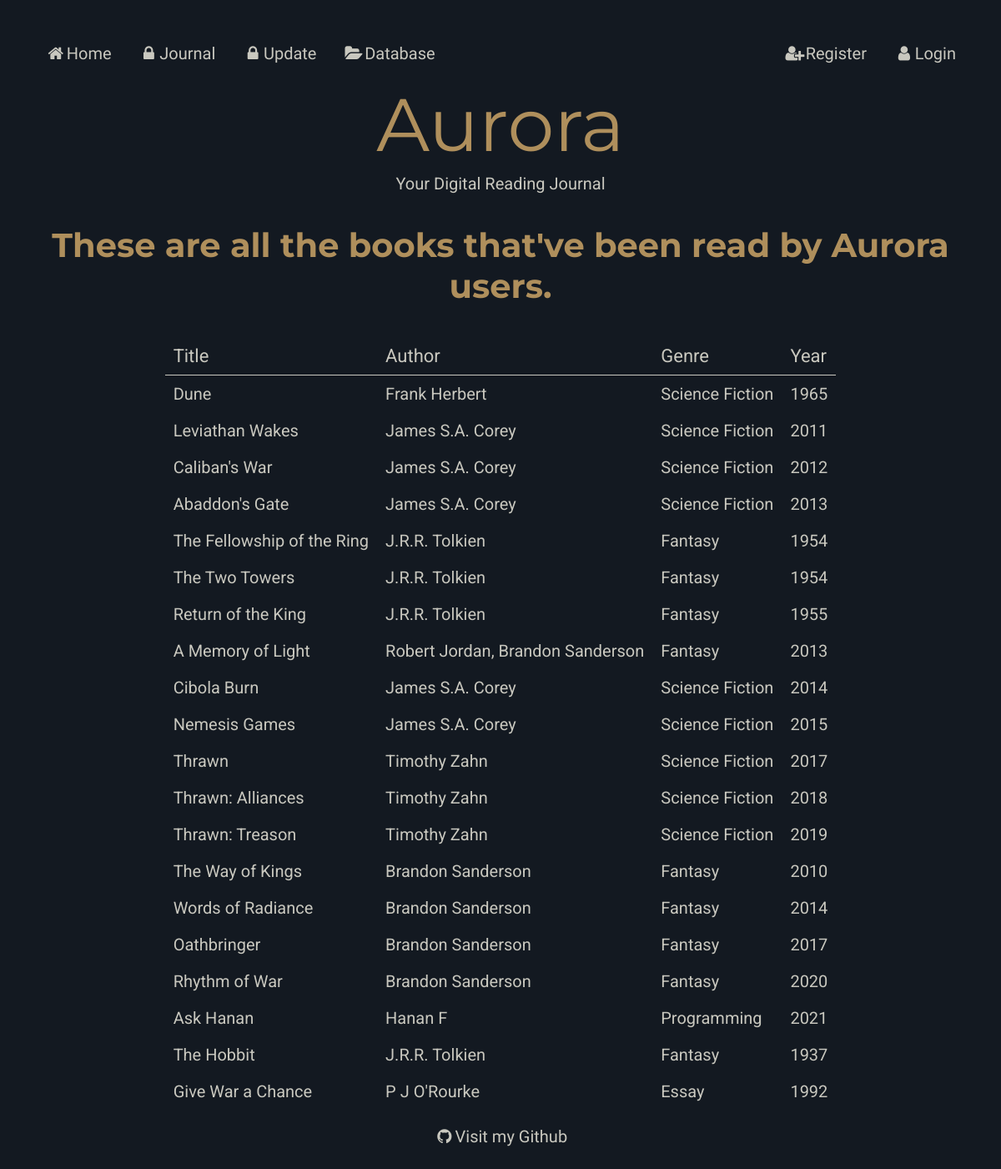
Before: /books with the older database file.
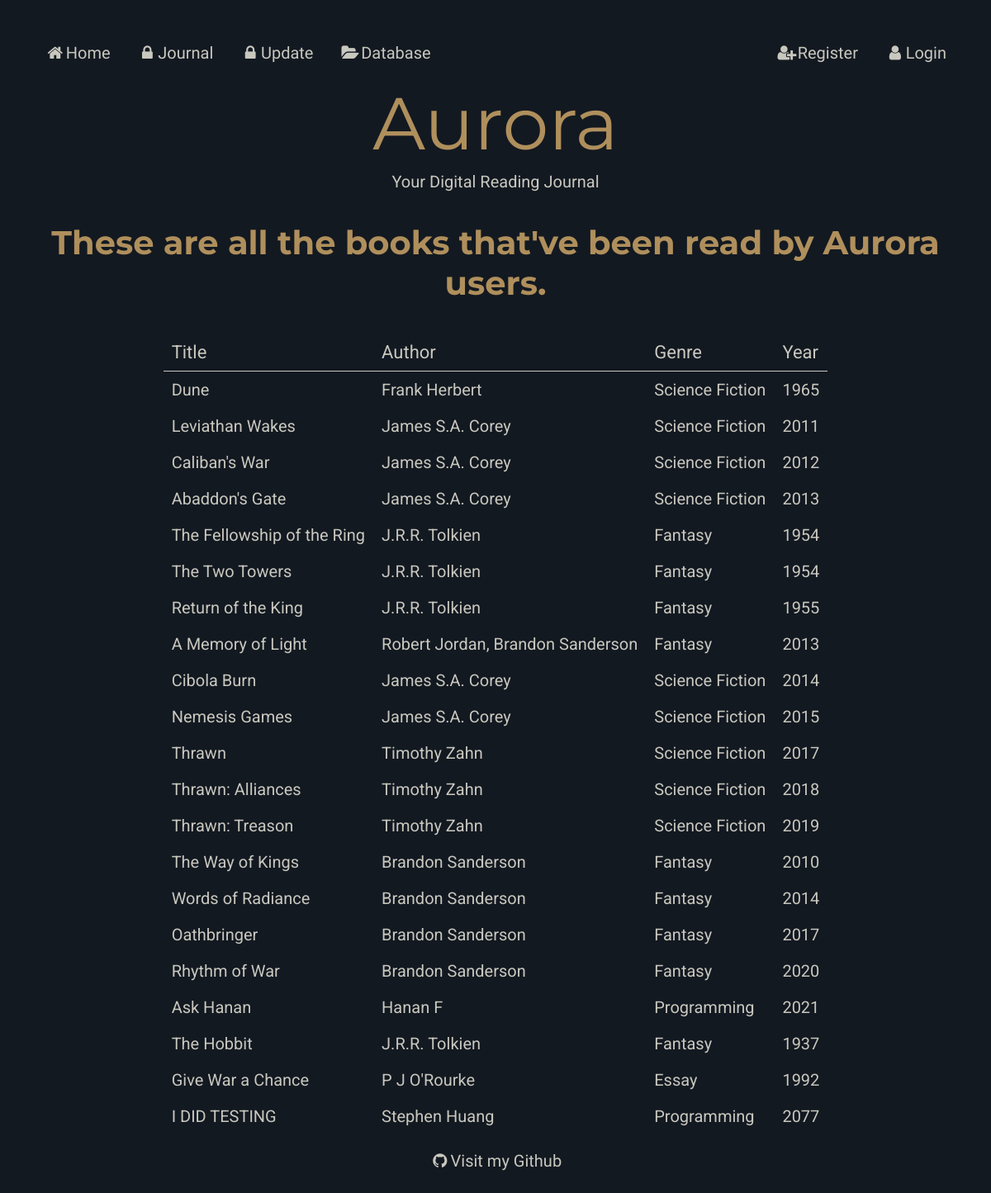
After: the same page with the newer database file.
### models.py (models this page shows)
class Books (db.Model):
    __tablename__ = "Books"
    bookid = db.Column(db.Integer, primary_key=True)
    title = db.Column(db.String(80))
    synopsis = db.Column(db.String(80))
    year = db.Column(db.String(80))
    authors = db.relationship("Authors", secondary=BooksAuthors, back_populates="books" )
    users = db.relationship("Users", secondary=BooksUsers, back_populates="books")
    genres = db.relationship("Genres", secondary=BooksGenres, back_populates="books")

### main.py (the view)
@app.route('/books')
def books():
    book = models.Books.query.all()  #  All books
    return render_template("allbooks.html", book=book, page_title="Books")

### main.py (called while the page is built)
@app.context_processor
def add_current_user():
    if session.get('user'): #  if a user is logged in
        return dict(current_user=models.Users.query.get(session['user'])) #  current user is equal to userinfo of user session
    return dict(current_user=None) #  otherwise current user is none

### templates/allbooks.html
{% extends "layout.html" %}
{% block content %}
{% if current_user %}
<h1>Hey {{current_user.username}}, these are all the books read by Aurora users.</h1>
{% else %}
<h1>These are all the books that've been read by Aurora users.</h1>
{% endif %}
<table id="books">
        <tr>
            <th colspan = 1>Title</th>
            <th colspan = 1>Author</th>
            <th colspan = 1>Genre</th>
            <th colspan = 1>Year</th>
        </tr>
    {% for book in book %}
        <tr>
            <td> <a href="/book/{{ book.title }}"> {{ book.title }} </a></td>
            <td> <a href="/author/{{ book.authors|map(attribute='name')|join(', ') }}">{{ book.authors|map(attribute="name")|join(", ") }}</a></td>
            <td> <a href="/genre/{{ book.genres|map(attribute='name')|join(', ') }}"> {{ book.genres|map(attribute="name")|join(", ") }}</a></td>
            <td>{{ book.year }}</td>
        </tr>
    {% endfor %}
</table>
{% endblock %}

### templates/layout.html (shortened to what this page needs)
<!DOCTYPE html>
<html lang='en'>
    <head>
        <link rel="stylesheet" href="/static/styles.css">
        <link rel="stylesheet" href="https://cdnjs.cloudflare.com/ajax/libs/font-awesome/4.7.0/css/font-awesome.min.css">
    </head>
    <body>
        {% include "nav.html" %}
        <header>Aurora</header>
        <subhead>Your Digital Reading Journal</subhead>
        {% block content %}{% endblock %}
        {% include "footer.html" %}
    </body>
</html>

### templates/nav.html
<nav>
    <ul>
        <li><a href="/"><i class="fa fa-fw fa-home"></i>Home</a></li>
        {% if current_user %}
        <li><a href="/journal"><i class="fa fa-fw fa-book"></i>Journal</a></li>
        <li><a href="/update"><i class="fa fa-fw fa-edit"></i>Update</a></li>
        {% else %}
        <li><a href="/"><i class="fa fa-fw fa-lock"></i>Journal</a></li>
        <li><a href="/"><i class="fa fa-fw fa-lock"></i>Update</a></li>
        {% endif %}
        <li><a href="/books"><i class="fa fa-fw fa-folder-open"></i>Database</a></li>
        {% if current_user %}
        <li><a href="/logout"><i class="fa fa-fw fa-user-o"></i>Logout</a></li>
        <li><a><i class="fa fa-fw fa-user-circle"></i>Logged in as {{current_user.username}}</a></li>
        {% else %}
        <li><a href="/login"><i class="fa fa-fw fa-user"></i>Login</a></li>
        <li><a href="/signup"><i class="fa fa-fw fa-user-plus"></i>Register</a></li>
        {% endif %}
    </ul>
</nav>

### templates/footer.html
<footer>
    <a href="https://github.com/StephenHuang17253/aurora"><i class="fa fa-fw fa-github"></i>Visit my Github</a>
</footer>

### static/styles.css (style rules this page uses)
:root { --bg-color: #131921; --main-color: #af8f5c; --sub-color: #3a506c; --text-color: #c9c8bf; --button-color-green: #2E8B57; --button-color-red: #B22222; --font-aurora: "Montserrat"; --font-header: "Montserrat"; --font-body: "Roboto"; --font-nav: "Julius Sans One"; }
html { height: 100%; }
body { font-family: var(--font-body); color: var(--text-color) ; font-size: 20px; background-color: var(--bg-color); padding: 30px; text-align: center; min-height: 100%; }
h1 { font-family: var(--font-header); color: var(--main-color) ; padding: 10px; }
header { font-family: var(--font-aurora); color: var(--main-color) ; font-size: 445%; padding: 5px; }
subhead { font-family: var(--font-body); padding: 10px; }
ul { list-style-type: none; margin: 0; padding: 0; overflow: hidden; font-family: var(--font-nav); }
li { float: left; }
li a { display: block; color: var(--text-color); text-align: center; padding: 14px 16px; text-decoration: none; }
li:nth-child(5) { float: right; }
li:last-child { float: right; }
table { border-collapse: collapse; margin: auto; text-align: left; }
th, td { text-align: left; padding: 10px; }
tr { text-align: left; }
th { font-family: var(--font-body);; font-weight: normal; font-size: 110%; color: var(--text-color); border-bottom: thin solid var(--text-color); }
a:link { color: var(--text-color); background-color: transparent; text-decoration: none; cursor: pointer; }
footer { padding-top: 20px; left: 0; bottom: 0; width: 100%; background-color: var(--bg-color); color: var(--text-color); text-align: center; font-family: var(--font-nav); }

Changed rows visible on the page:
added Books: title "I DID TESTING", authors|map "Stephen Huang", genres|map "Programming", year "2077"
